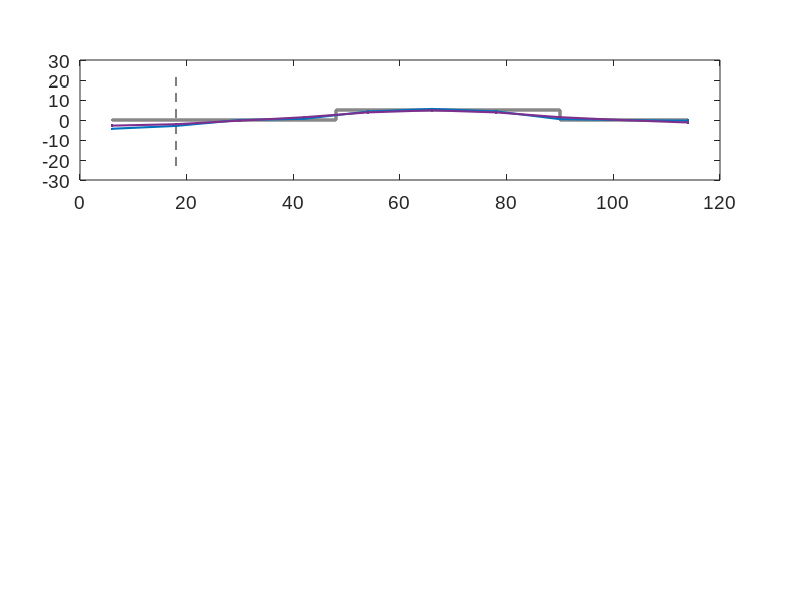

This chart was generated by the following MATLAB code: (Note: this script raises an error after producing the figure.)
%keyboard
clear

sr       = 9.48e5;   % Slant Range (m)
los      = 43.0;     % Line-of-sight angle (degrees)
l        = 0.055;    % Wavelength (m)
r2m      = (4*pi)/l; % Radians to meters conversion
n        = 10;       % number of interferograms
dz       = 30;       % height err/unit baseline
vel      = 0.05;     % velocity (m/year)
numnoise = 100;    % noise, each with own baseline
bpr      = 60;       % baseline range
t        = 12;       % repeat interval (days)


ts       = (0:t:n*t)';         % time vector
dt       = diff(ts);
tp       = ts(1:end-1)+dt/2;   % t for plotting ints.
Gdt      = r2m*diag(dt)/365;   % make now, makes easier to remove values later.
ft       = [zeros(n,1);dz];    % time variable true model

tint     = and(ts>ts(end)*0.3,ts<ts(end)*0.65);
%tint     = and(ts>ts(end)*0.2,ts<ts(end)*0.4);
ft(tint) = vel;

%make bps
bps      = 2*bpr*randn(n+1,numnoise)-bpr;
bps      = diff(bps);
bps      = (r2m*bps)./(sr*sind(los));

%impose smoothness on velocities
smoo     = -diag(ones(1,n-1),1)-diag(ones(1,n-1),-1);
ssum     = sum(smoo,2);
smoo     = smoo-diag(ssum);
%smoo=smoo(2:end-1,:);
smoo(1,:)   = [2 -1 zeros(1,size(smoo,1)-3) -1]; 
smoo(end,:) = [-1 zeros(1,size(smoo,1)-3) -1 2]; 
smoo = smoo*-1; 

allm      = {};
lambdai   = [1.4,5]; %1e-5;% 1.4; 4;
% lambdai   = logspace(-5,2, 20); 
ttt = 0; 
ddd = length(lambdai)*n; 

for k=1:length(lambdai)
for i=1:n                    % Loop over clearing times
    use    = [1:i-1 i+1:n]'; % Don't use co-clearing ints.
 
    for j=1:numnoise
        Gt             = [Gdt(use,:) bps(use,j)]; % Time-variable
        Gtc            = Gt;                      % Greens function for clearing
        Gtc(use>i,end) = 0;                       % Dates after clearing at ti have zero dem error
            
        % Allow variable velocity
        lambda         = lambdai(k); 
        L              = [smoo zeros(size(smoo,1),1)]; 
        Gtr            = [Gt;lambda*L];    % Regularize
        Gg2            = inv(Gtr'*Gtr)*Gt';
        R2             = Gg2*Gtc;
        
        m              = R2*ft;
        allm2(i,j,:)   = m(1:end-1);
        d              = Gtc*ft; 
        rn(i,j)        = norm((Gt*m - d)); % Residual norm
        mn(i,j)        = norm(L*m);        % Model norm
    end
    ttt = ttt + 1; 
    nnn = datestr(now); 
    disp([num2str(ttt) '/' num2str(ddd) ', ' nnn(13:end)]); 
end
    rna(k) = mean(mean(rn));
    mna(k) = mean(mean(mn)); 
    allm   = [allm; allm2];
    % disp(num2str(k)); 
end
%%
% figure;
% plot(log10(rna(1:5)), log10(mna(1:5)), '.-')

close all; 
figure('units', 'normalized', 'outerposition', [.3 .8 .3 1]); 
is=round(n*[0.2 0.4 0.6 0.8]);
% is=round(n*[0.02:0.03:.3]);
% is=round(n*[0.1:0.1:1]);
loc = [0.7 0.5 0.3 0.1]; 
lg  = ['A'; 'B'; 'C'; 'D']; 

idx = find(tint~=0); 
tintf = [tint(1:idx(1)-1); tint(idx(1)); tint(idx); tint(idx(end)); tint(idx(end)+1:end)]*vel; 
tpf   = [tp(1:idx(1)-1); tp(idx(1))-(dt(1)/2); tp(idx); tp(idx(end))+(dt(1)/2); tp(idx(end)+1:end)]; 

nplt = length(is); 
cc=[     0    0.4470    0.7410; ...
    0.8500    0.3250    0.0980; ...
    0.9290    0.6940    0.1250; ...
    0.4940    0.1840    0.5560]; 

for i=1:length(is)
    allm22 = cell2mat(allm(2));     
    m2std2  = 100*squeeze(std(allm22(is(i),:,:),[],2))';
    m2mean2 = 100*squeeze(mean(allm22(is(i),:,:),2))';
    allm2 = cell2mat(allm(1)); 
    m2std  = 100*squeeze(std(allm2(is(i),:,:),[],2))';
    m2mean = 100*squeeze(mean(allm2(is(i),:,:),2))';
%     subplot(2,nplt/2,i); hold on; box on; 
    %subplot(4,1,i); hold on; box on; 
    subplot('Position', [0.1 loc(i) 0.8 0.2]); 
    set(gca, 'FontName', 'Arial', 'fontsize', 14); hold on;  hold on; box on; 
    plot(tp(is(i))*[1 1],[-23 23],'--k'); 
    %plot(tp,100*ft(1:n),'color', [0.7 0.7 0.7], 'linewidth', 2)
    stairs(tpf,100*tintf(1:n+2), '.-', 'color', [0.53 0.53 0.53], 'linewidth', 2.5)
    %bar(tp, 100*ft(1:n), 'edgecolor', 'none', 'facecolor', [0.6 0.6 0.6]); 
    plot(tp,m2mean(1:n), '.-','color',  cc(1,:), 'linewidth', 1.5); 
    plot(tp,m2mean2(1:n), '.-','color',  cc(4,:), 'linewidth', 1.5); 
    fill([(tp); flipud(tp)], [(m2mean(1:n)+m2std(1:n)),fliplr(m2mean(1:n)-m2std(1:n))], cc(1,:), 'edgecolor', 'none', 'LineStyle', '-', 'FaceAlpha', 0.2);
    fill([(tp); flipud(tp)], [(m2mean2(1:n)+m2std2(1:n)),fliplr(m2mean2(1:n)-m2std2(1:n))], cc(4,:), 'edgecolor', 'none', 'LineStyle', '-', 'FaceAlpha', 0.2);
    xlim([ts(1)-12 ts(end)+12]); 
    %ylim([ax(3) ax(4)]);
    ylim([-23 23]);
    if i == 1
        ax=axis;
        %title(['lambda: ' num2str(lambda)]); 
    end
    if i == 4
        xlabel('Time (days)')
    elseif i == 2
        ylabel('Inferred Velocity (cm/yr)                                 '); 
        set(gca, 'XTicklabel', []); 
    else
        set(gca, 'XTicklabel', []); 
    end
    
    yticks([-15 0 15]); 
    %text(335, 19, lg(i), 'fontsize', 15, 'fontname', 'arial'); 
    
    grid on; 
    xlim([tp(1) tp(end)]); 
    %title({['Logging on day: ' num2str(tp(is(i)))]})
    
    
end
linkaxes; 
% keyboard


% stdall = 100*squeeze(std(allm2(:,:,:),[],2));
% mean(mean(stdall))
% figure; 
% imagesc(stdall); 
% title(['lamda: ' num2str(lambda)])











